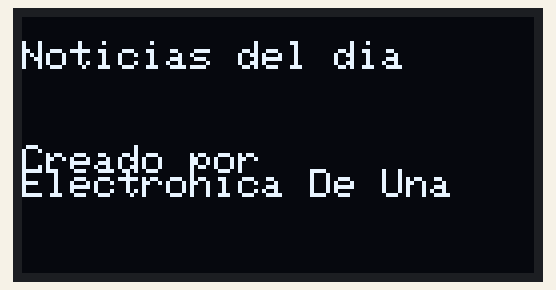
This sketch was run on a simulated ESP8266 (NodeMCU). Parts: 128×64 one-colour display. WiFi joins after 1.5 s; servers stay silent unless stated; uploads are accepted with an empty reply.

Above: at 0.1 s.
At 2.7 s:
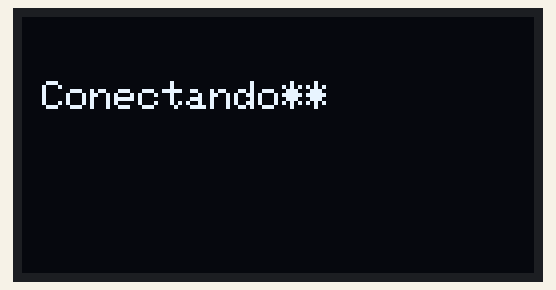
At 3.2 s:
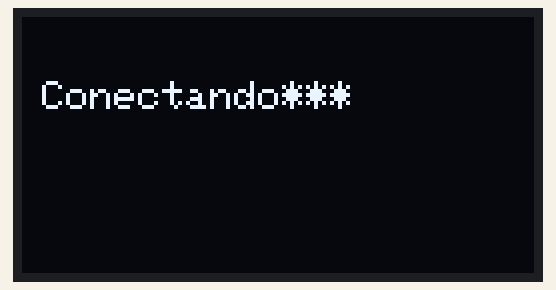
At 3.7 s:
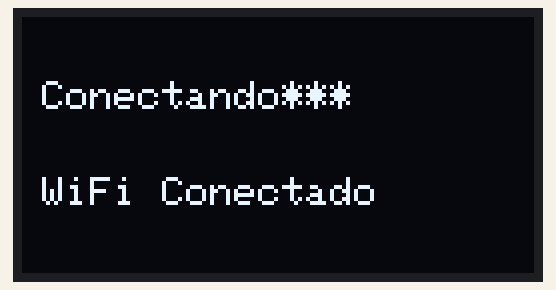
At 5.0 s:
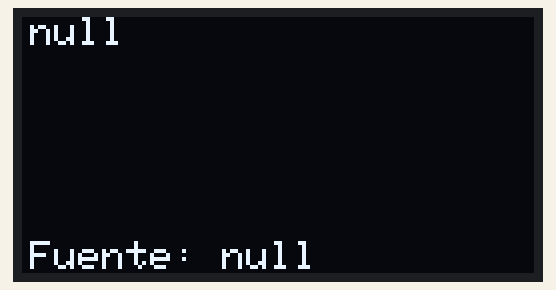

The sketch:

NewsWifi.ino
```cpp
#include <Wire.h>
#include <ESP8266WiFi.h>
#include <Adafruit_GFX.h>
#include <ArduinoJson.h>
#include <ESP8266HTTPClient.h>
#include <WiFiClient.h>
#include <Adafruit_SSD1306.h>

#define OLED_RESET  -1   //Reset pin for oled
#define SCREEN_WIDTH 128 // OLED display width, in pixels
#define SCREEN_HEIGHT 64 // OLED display height, in pixels

Adafruit_SSD1306 display(SCREEN_WIDTH, SCREEN_HEIGHT, &Wire, OLED_RESET);

DynamicJsonDocument doc(16384);

const char *ssid = "NombreDeTuRedWIFI"; //Cambiar por el nombre de tu Wifi
const char *password = "ContraseñaWifi"; //Cambiar por la contraseña del Wifi

String API_Key = "TuAPIKey"; // Cambiar por tu Api Key
int httpCode;
String payload;

void setup()
{
  Wire.begin(0, 2);

  if(!display.begin(SSD1306_SWITCHCAPVCC, 0x3C)) { //turning on the oled
    for(;;);
  }

  display.clearDisplay();
  display.setTextColor(SSD1306_WHITE);
  display.setTextSize(1);
  display.setCursor(0, 6);
  display.print("Noticias del dia");
  display.setCursor(0, 32);
  display.print("Creado por");
  display.setCursor(0, 38);
  display.print("Electronica De Una");   // To make it intresting, you an change the name, and make your own.
  display.display();
  delay(2000);

  display.clearDisplay();
  WiFi.begin(ssid, password);

  display.setCursor(5, 16);
  display.print("Conectando");
   while (WiFi.status() != WL_CONNECTED)
   {
    display.print("*");
    display.display();
    delay(500);
   }
   display.setCursor(5,40);
   display.print("WiFi Conectado");
   display.display();  //to clear the old screen
   delay(1000);
}

void loop ()
{
  if (WiFi.status() == WL_CONNECTED)
  {
    WiFiClient client;
    HTTPClient http;

    http.begin(client,"http://newsapi.org/v2/top-headlines?country=ar&pageSize=5&apiKey=" + API_Key);
    httpCode = http.GET();

    if (httpCode > 0)
    {
      payload = http.getString();

      payload.replace("á","a");
      payload.replace("é","e");
      payload.replace("í","i");
      payload.replace("ó","o");
      payload.replace("ú","u");
      payload.replace("ñ","ni");
      payload.replace("“","'");
      payload.replace("”","'");

      deserializeJson(doc, payload);

      for(int i=0; i<5; i++) {
        String titulo = doc["articles"][i]["title"];
        String fuente = doc["articles"][i]["source"]["name"];

        display.clearDisplay();
        display.display();

        display.setCursor(2, 0);
        display.print(titulo);
        display.setCursor(2, 56);
        display.print("Fuente: " + fuente);
        display.display();
        delay(7000);
      }
    }
    http.end();
  }
  delay(60000);
}
```

Measured:
- what the display in image 1 shows lasts 0.5 s, from 2.6 s to 3.1 s
- what the display in image 3 shows lasts 1.2 s, from 3.7 s to 4.9 s
- what the display in image 4 shows lasts 7.0 s, from 4.9 s to 11.9 s
